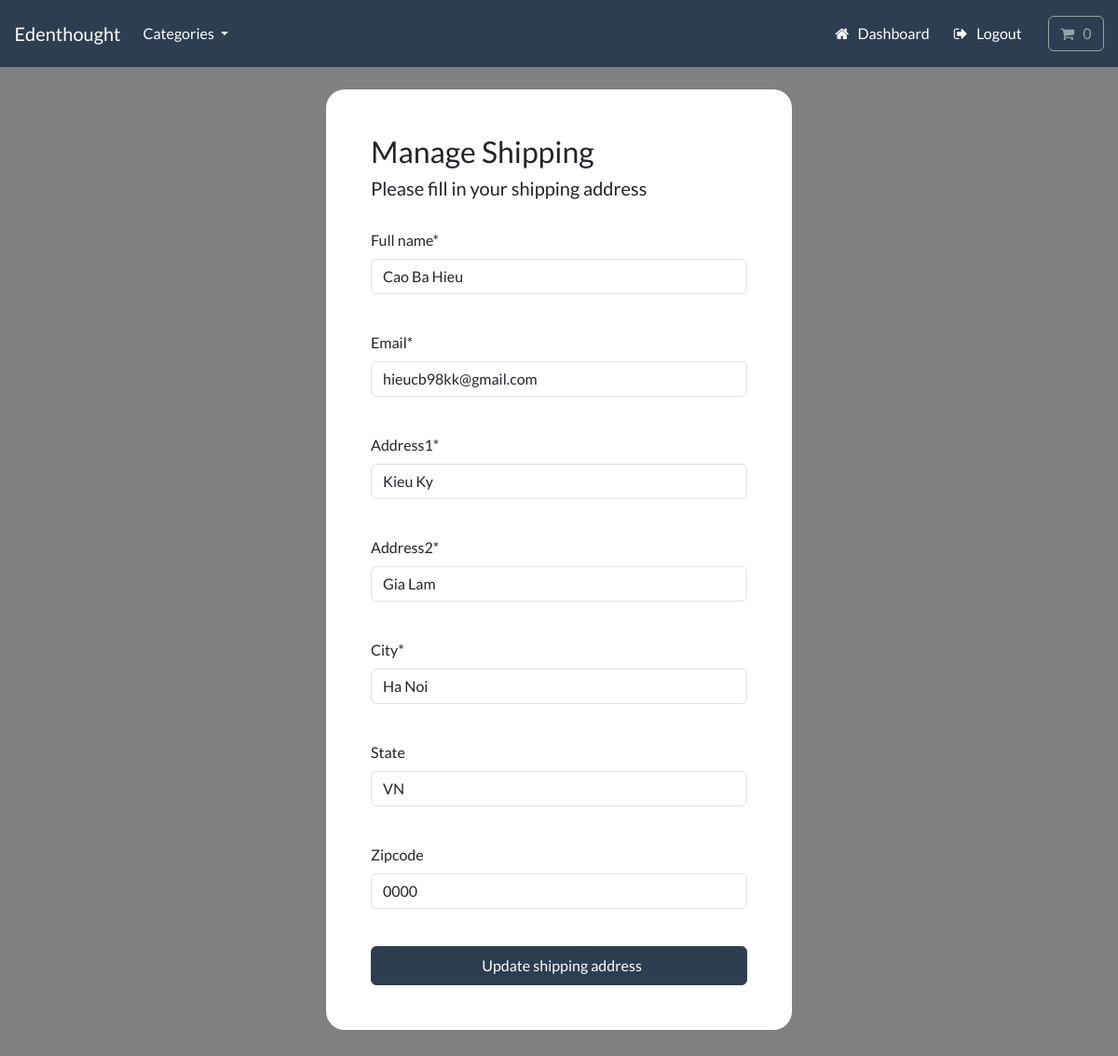
The page /account/manage-shipping (signed in) on the database its author committed.
### payment/models.py (models this page shows, shortened)
class ShippingAddress(models.Model):
    full_name = models.CharField(max_length=255)
    email = models.EmailField(max_length=255)
    address1 = models.CharField(max_length=255)
    address2 = models.CharField(max_length=255)
    city = models.CharField(max_length=255)
    state = models.CharField(max_length=255, null=True, blank=True)
    zipcode = models.CharField(max_length=255, null=True, blank=True)
    user = models.ForeignKey(User, on_delete=models.CASCADE, null=True, blank=True)
    class Meta:
        verbose_name_plural = 'Shipping Address'

### account/views.py (the view, shortened to what this page needs)
# urls.py: path('manage-shipping', views.manage_shipping, name='manage-shipping'),
@login_required(login_url='my-login')
def manage_shipping(request):
    try:
        shipping = ShippingAddress.objects.get(user=request.user.id)
    except ShippingAddress.DoesNotExist:
        shipping = None
    form = ShippingForm(instance=shipping)
    context = {'form' : form}
    return render(request, 'account/manage-shipping.html', context=context)

### payment/forms.py
class ShippingForm(forms.ModelForm):
    class Meta:
        model = ShippingAddress
        fields = ['full_name', 'email', 'address1', 'address2', 'city', 'state', 'zipcode']
        exclude = ['user',]

### cart/cart.py (called while the page is built)
    def __len__(self):
        return sum(item['qty'] for item in self.cart.values())

### cart/context_processors.py (called while the page is built)
def cart(request):
    return {'cart' : Cart(request)}

### store/models.py (called while the page is built)
    def get_dynamic_url(self):
        return reverse('list-category', args=[self.slug])

### store/views.py (called while the page is built)
def categories(request):
    all_categories = Category.objects.all()
    return {'all_categories' : all_categories}

### account/templates/account/manage-shipping.html (shortened to what this page needs)
{% include "store/base.html" %}
{% load static %}
{% load crispy_forms_tags %}
{% block content %}
    <body>
        <br>
        <div class="container bg-white shadow-md p-5 form-layout">
            <h3>Manage Shipping </h3>
            <h5>Please fill in your shipping address </h5>
            <br>
            <form method="POST">
                {{form.full_name|as_crispy_field }}
                <br>
                {{form.email|as_crispy_field }}
                <br>
                {{form.address1|as_crispy_field }}
                <br>
                {{form.address2|as_crispy_field }}
                <br>
                {{form.city|as_crispy_field }}
                <br>
                {{form.state|as_crispy_field }}
                <br>
                {{form.zipcode|as_crispy_field }}
                <br>
                <button type="submit" class="btn btn-primary navbar-btn text-white w-100 p-2"> &nbsp; Update shipping address</button>
                <br>
            </form>
        </div>
    </body>
{% endblock %}

### static/css/style.css (style rules this page uses)
.form-layout { border-radius: 20px; width: 500px; }

### account/templates/account/manage-shipping.html (style rules this page uses)
body { background-color: gray; }

### rows shown on the page
ShippingAddress: full_name "Cao Ba Hieu", email "hieucb98kk@gmail.com", address1 "Kieu Ky", address2 "Gia Lam", city "Ha Noi", state "VN", zipcode "0000"
